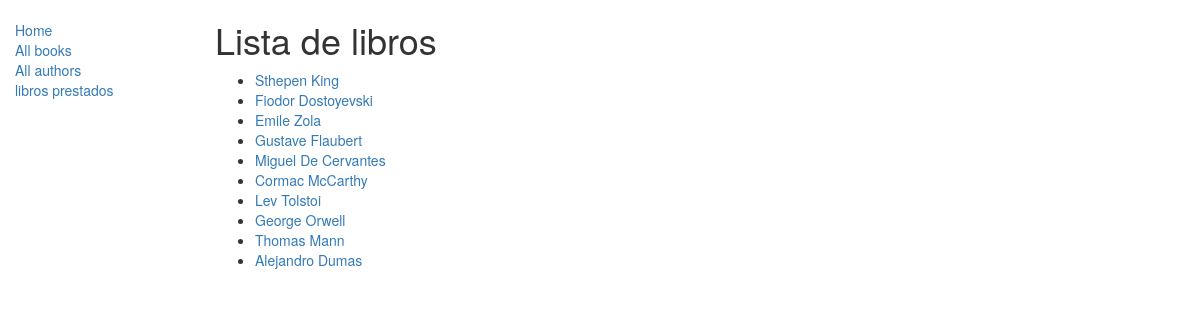
The app's page /catalog/Autores/ with its own data.
### catalog/models.py (models this page shows, shortened)
class Author(models.Model):
    first_name = models.CharField(max_length = 100)
    last_name = models.CharField(max_length = 100)
    date_of_birth = models.DateField(null = True, blank = True)
    date_of_death = models.DateField("Died",null = True, blank =True)
    def get_absolute_url(self):
        return  reverse("detalle-autor",args=[str(self.id)])

### catalog/views.py (the view)
# urls.py: path("Autores/",views.ListaAutores.as_view(),name="listaauthors"),
class ListaAutores(generic.ListView):
    model = Author

### catalog/templates/catalog/author_list.html
{%extends  "base_generic.html"%}
{% block  content %}
<h1> Lista de libros </h1>
{%if author_list%}
<ul>
    {%for author in author_list%}
    <li>
        <a href="{{author.get_absolute_url}}">{{author.first_name}} {{author.last_name}}</a>
    </li>
    {%endfor%}
</ul>
{%else%}
<p>No hay autores en la biblioteca</p>
{%endif%}
{%endblock%}

### records on screen
Author: first_name "Sthepen", last_name "King"
Author: first_name "Fiodor", last_name "Dostoyevski"
Author: first_name "Emile", last_name "Zola"
Author: first_name "Gustave", last_name "Flaubert"
Author: first_name "Miguel", last_name "De Cervantes"
Author: first_name "Cormac", last_name "McCarthy"
Author: first_name "Lev", last_name "Tolstoi"
Author: first_name "George", last_name "Orwell"
Author: first_name "Thomas", last_name "Mann"
Author: first_name "Alejandro", last_name "Dumas"
